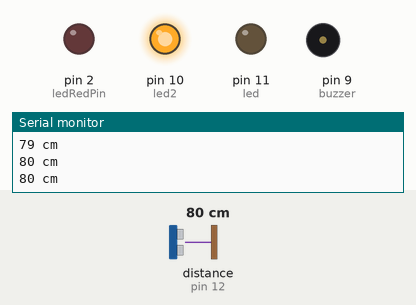
This sketch was run on a simulated Arduino Uno, built with avr-gcc and run on an emulated ATmega328P. On the bench: output pins drawn as LEDs (lit = HIGH), buzzer (waves = sounding), the last lines printed to the serial monitor. Wiring (inferred from the names in the program): ultrasonic range finder: trigger pin 13; echo pin 12. The test bench sets the inputs (shaded band); at power-on: distance to the obstacle (sensor on pin 12) 80 cm. The echo pulse lasts 58.3 µs per cm; pins used as bus, display or sensor lines are not drawn.

Above: at 1.3 s.
1.4 s: distance to the obstacle (sensor on pin 12) set to 2 cm
At 2.7 s:
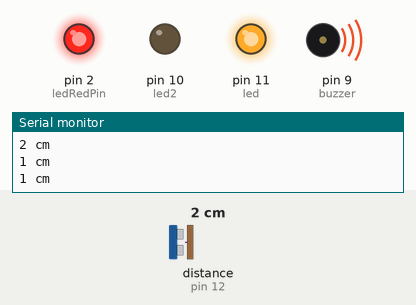
3.0 s: distance to the obstacle (sensor on pin 12) set to 6 cm
At 4.0 s:
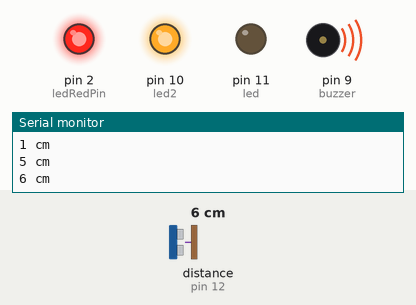
4.5 s: distance to the obstacle (sensor on pin 12) set to 18 cm
At 5.3 s:
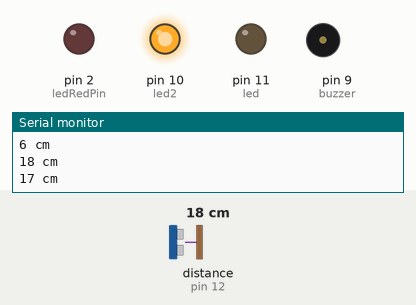
6.0 s: distance to the obstacle (sensor on pin 12) set to 4 cm
At 6.6 s:
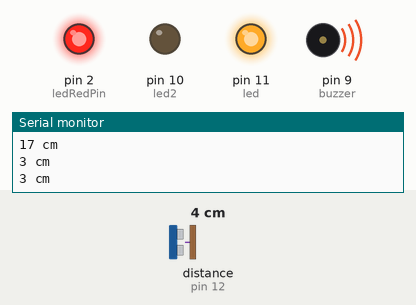
Timing chart, 0 to 8.5 s (numbered marks = the images above; inputs shaded):
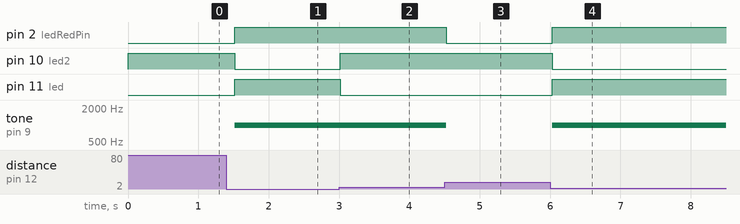

Measured:
- the behaviour switches between 4 and 5 cm on distance to the obstacle (sensor on pin 12) (found by bisection; images 1 and 2)
- after the input at 1.4 s, pin 2 (ledRedPin), pin 11 (led): LOW → HIGH after 0.12 s; pin 10 (led2): HIGH → LOW after 0.12 s; tone on pin 9 (buzzer): silent → 1000 Hz after 0.12 s
- after the input at 3.0 s, pin 10 (led2): LOW → HIGH at once; pin 11 (led): HIGH → LOW at once
- after the input at 4.5 s, pin 2 (ledRedPin): HIGH → LOW at once; tone on pin 9 (buzzer): 1000 Hz → silent at once
- after the input at 6.0 s, pin 2 (ledRedPin), pin 11 (led): LOW → HIGH at once; pin 10 (led2): HIGH → LOW at once; tone on pin 9 (buzzer): silent → 1000 Hz at once

The sketch:

distance_detector.ino
```cpp
/*
HC-SR04 Ping distance sensor]
VCC to arduino 5v GND to arduino GND
Echo to Arduino pin 13 Trig to Arduino pin 12
Red POS to Arduino pin 11
Green POS to Arduino pin 10
560 ohm resistor to both LED NEG and GRD power rail
More info at: http://goo.gl/kJ8Gl
Original code improvements to the Ping sketch sourced from Trollmaker.com
Some code and wiring inspired by http://en.wikiversity.org/wiki/User:Dstaub/robotcar
*/

#define trigPin 13
#define echoPin 12
#define led 11
#define led2 10
int ledGreenPin = 0;
int ledYellowPin = 1;
int ledRedPin = 2;
const int buzzer = 9; //buzzer to arduino pin 9

void setup() {
  Serial.begin (9600);
  pinMode(trigPin, OUTPUT);
  pinMode(echoPin, INPUT);
  pinMode(led, OUTPUT);
  pinMode(led2, OUTPUT);
  pinMode(ledGreenPin, OUTPUT);
  pinMode(ledYellowPin, OUTPUT);
  pinMode(ledRedPin, OUTPUT);
  pinMode(buzzer, OUTPUT); // Set buzzer - pin 9 as an output
}

void loop() {
  long duration, distance;
  digitalWrite(trigPin, LOW);  // Added this line
  delayMicroseconds(2); // Added this line
  digitalWrite(trigPin, HIGH);
//  delayMicroseconds(1000); - Removed this line
  delayMicroseconds(10); // Added this line
  digitalWrite(trigPin, LOW);
  duration = pulseIn(echoPin, HIGH);
  distance = (duration/2) / 29.1;
  if (distance < 4) {  // This is where the LED On/Off happens
    digitalWrite(led,HIGH); // When the Red condition is met, the Green LED should turn off
  digitalWrite(led2,LOW);
}
  else {
    digitalWrite(led,LOW);
    digitalWrite(led2,HIGH);
  }
  if (distance >= 200 || distance <= 0){
    Serial.println("Out of range");
  }
  else {
    Serial.print(distance);
    Serial.println(" cm");
  }

  PaulinaDistanceFunction(distance);
  delay(500);
}


void PaulinaDistanceFunction (long distanceValue) {
  digitalWrite(ledGreenPin, LOW);
  digitalWrite(ledYellowPin, LOW);
  digitalWrite(ledRedPin, LOW);
  noTone(buzzer);     // Stop sound...

  if (distanceValue >= 20){
    digitalWrite(ledGreenPin, HIGH);
  }
  else {
    if( (distanceValue >= 10) && (distanceValue < 20) ) {
      digitalWrite(ledYellowPin, HIGH);
     }
    else{
      digitalWrite(ledRedPin, HIGH);
      tone(buzzer, 1000); // Send 1KHz sound signal...
    }

  }

}
```
